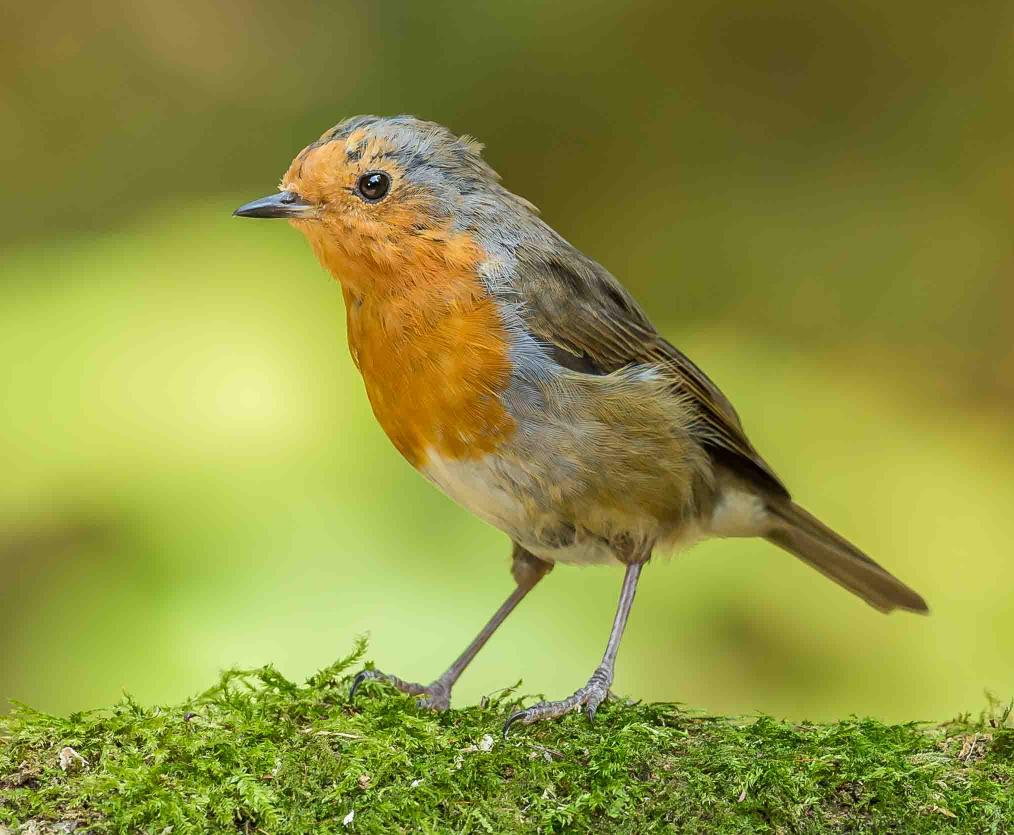
#> input picture robin.jpg, 2028 x 1670 px (shown at 1/2 size)
$ python 9.transpose.py
#> lines starting #> are read from the running program, lines starting #| are printed output that depends on the picture
import cv2
import numpy as np
img=cv2.imread('robin.jpg',1)
#> img is the input picture: shape (1670, 2028, 3); mean B, G, R 62.7, 146.2, 142.6
transposed_img=cv2.transpose(img)
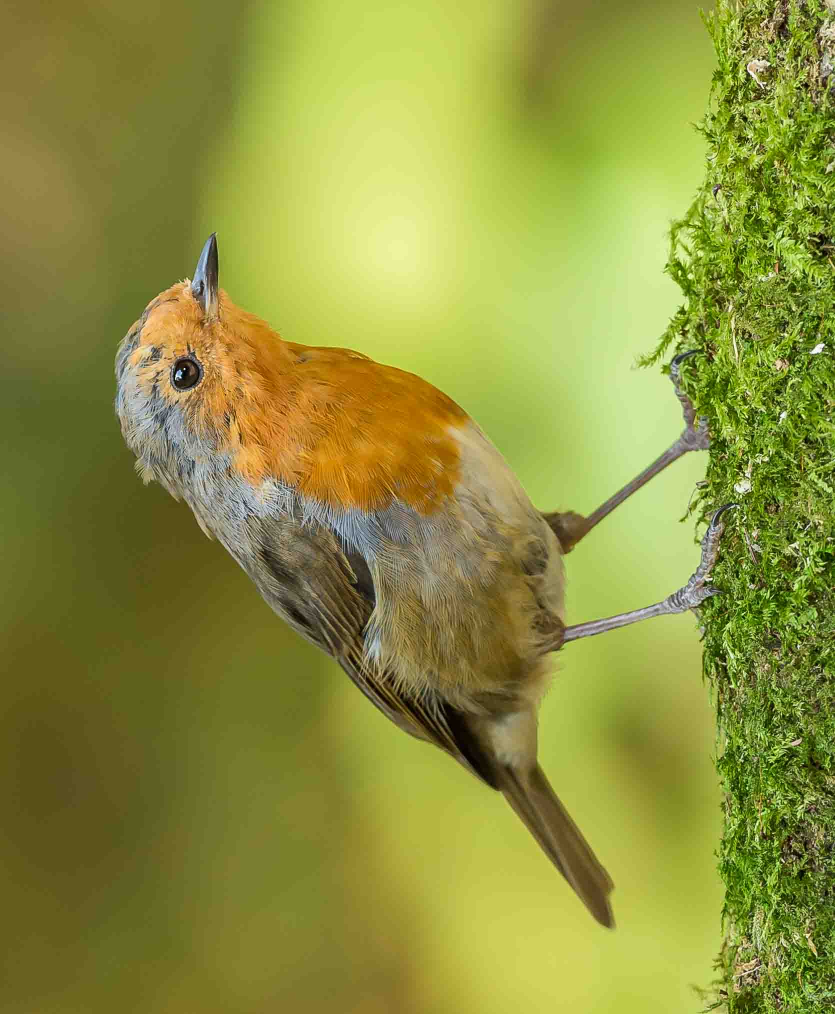
#> transposed_img: shape (2028, 1670, 3) (shown at 1/2 size); mean B, G, R 62.7, 146.2, 142.6
cv2.imshow('Image Window',transposed_img)

k=cv2.waitKey(100000)
#> (key Esc is pressed here)
